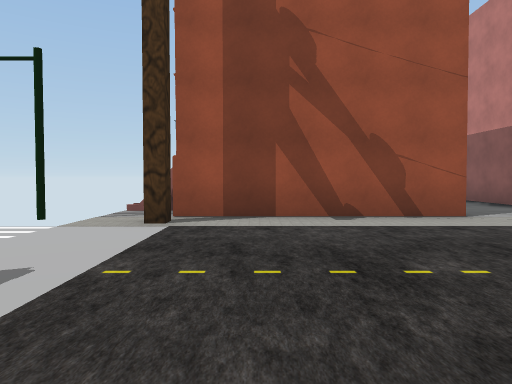
View 1 (above)

16 first-person views from a walk through a Unity game level. The camera is 1.3 m above the floor, tilts 2° down and sees 70° across. The floor is counted in squares, 2 m on a side. Each view is taken from the middle of a square. On the plan, view 1 faces up. The plan holds only what a view shows up to about 11 squares ahead; the rest is blank. The place goes on beyond the plan. The player is left out. Some surface patterns are stand-ins.

View 2
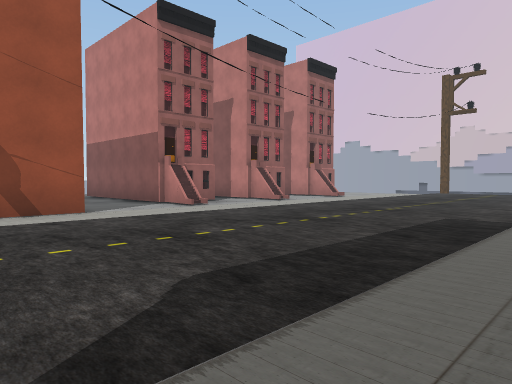

View 3
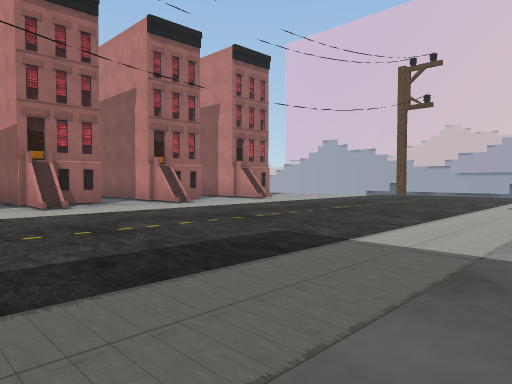

View 4
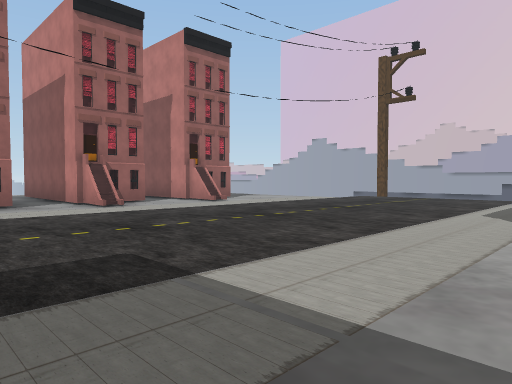

View 5
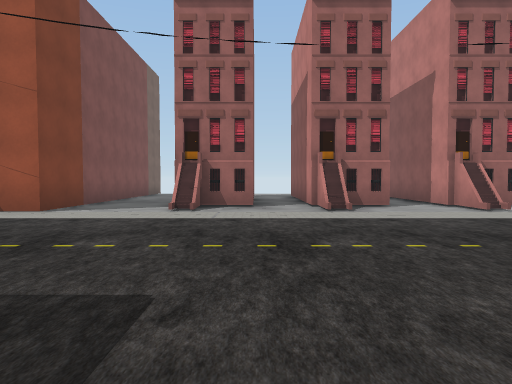

View 6
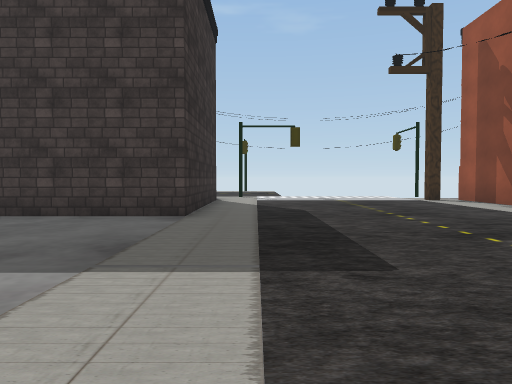

View 7
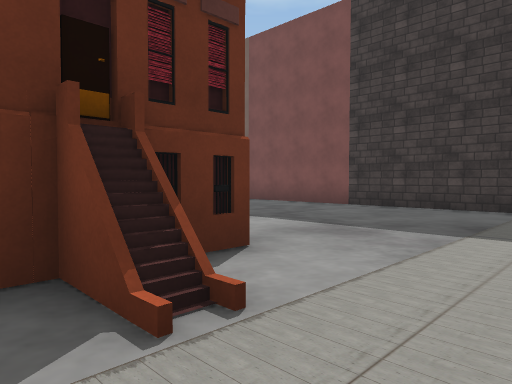

View 8
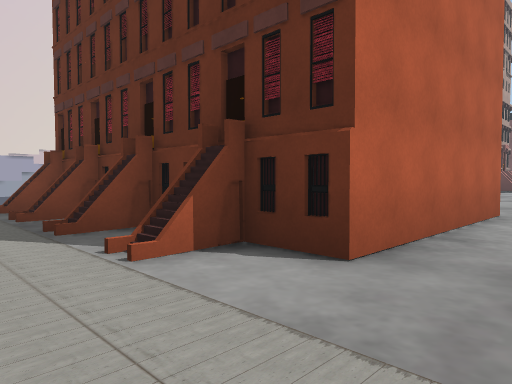

View 9
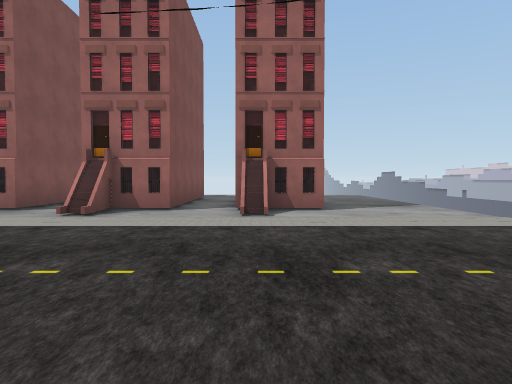

View 10
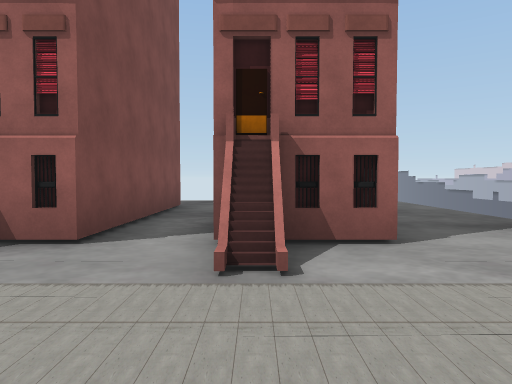

View 11
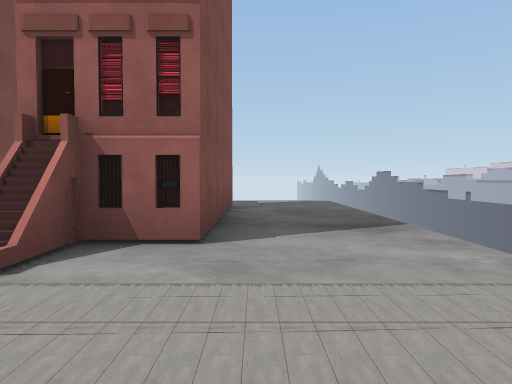

View 12
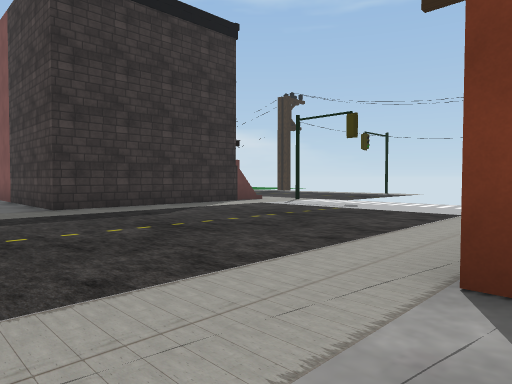

View 13
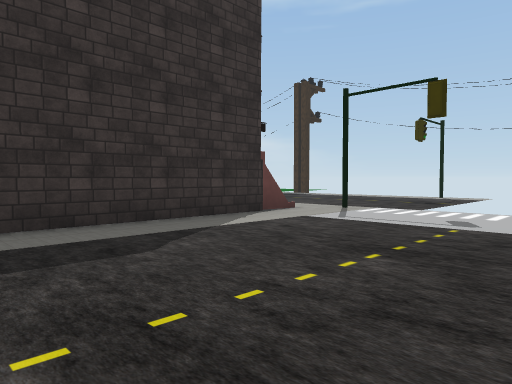

View 14
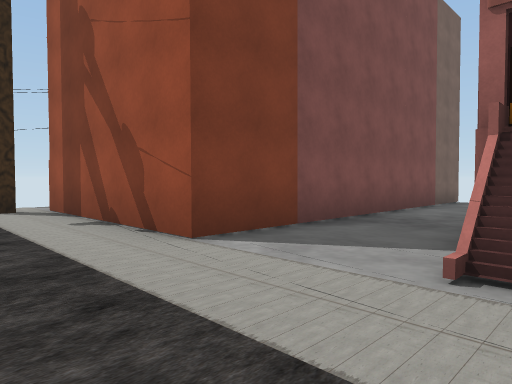

View 15
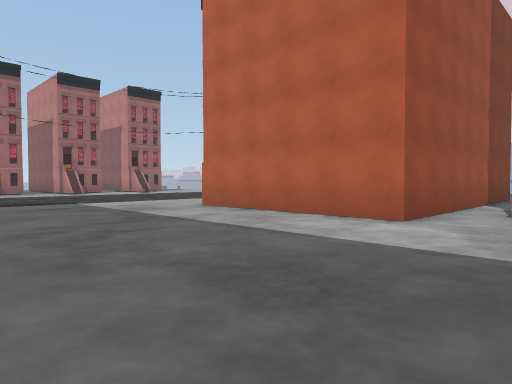

View 16
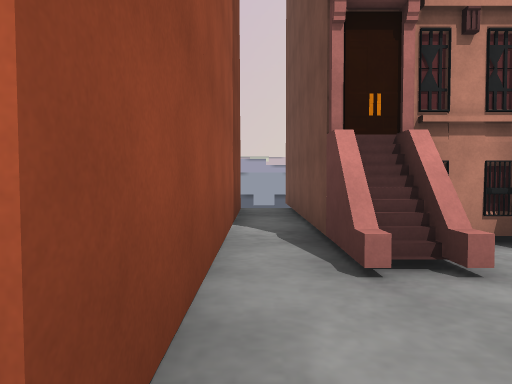

### Floor plan
Points are (right, up) in squares from view 1. A wall is a line through its corners. A room is listed if a view was taken in it or the views show most of it. See-through windows are left out.
Room 1 (views 1, 2, 3, 4, 5, 6, 7, 8, 9, 10, 11, 12, 13, 14, 15, 16)
walls: (11.3, -9.4) (12.4, -9.4) (12.4, -8.9); (11.9, -9.6) (11.9, -8.6); (11.3, -8.7) (17.4, -8.7); (12.1, -9.6) (12.1, -8.6); (12.6, -10.6) (12.6, -9.8); (9.5, -2.6) (10.7, -2.6) (10.7, -1.7); (9.8, -2.6) (10.5, -2.7); (17, -7.7) (9.5, -7.7) (9.5, -2.7) (10.4, -2.5); (10.6, -2.1) (11.3, -2.1); (10.6, -1.9) (11.3, -1.9); (13, -2.4) (13, -1.5); (11.2, -1.7) (11.2, -2.6) (12.6, -2.6) (12.6, -1.7); (12.5, -2.1) (13.1, -2.1); (10.8, -1.5) (10.8, -2.3) (11.2, -2.3) (11.2, -1.5); (13.9, -2.6) (14.5, -2.6) (14.5, -1.7); (12.5, -1.9) (13.1, -1.9); (14.4, -2.1) (15, -2.1); (14.9, -2.4) (14.9, -1.5); (14.4, -1.9) (15, -1.9); (16.4, -1.9) (16.9, -1.9); (-2.4, -1.2) (3.6, -1.2) (3.6, -7.2); (10, 6.8) (10, 7.4) (9.5, 7.4) (9.5, 6.5); (12.6, 6.6) (12.6, 10); (13, 6.7) (13, 7.4) (12.8, 7.4) (12.8, 6.6); (10, 7.2) (9.5, 7.2); (6.1, 7) (6.1, 10.6); (9.3, 7.4) (9.3, 10.2); (13, 7.2) (12.6, 7.2); (11, 7.7) (10, 7.9) (10, 6.9) (9.5, 6.9) (9.5, 7.7); (11.2, 7.7) (10, 7.7); (14.4, 7.7) (13.2, 7.7); (14.4, 7.9) (13.2, 7.7); (7.9, 10.4) (7.9, 7.7) (6.7, 7.7) (6.7, 6.9); (-1.6, 7.7) (-2.8, 7.7); (11.2, 10.5) (11.2, 7.8) (10, 7.6); (14.4, 10.4) (14.4, 7.7) (13.2, 7.9) (13.2, 6.9) (12.6, 6.9); (3.6, 10.5) (3.6, 6.3) (-1.5, 6.3)
low walls: (10.7, -1.7) (11.2, -1.7); (12.6, -1.7) (13.1, -1.7); (14.5, -1.7) (15, -1.7)
ways out: opening at (-3, 0)
objects: other object (-4, 6) to (-3, 6)

Where each view was taken, in squares from view 1:
view 1: 0 up, 0 right, facing up
view 2: 1 down, 1 right, facing up-right
view 3: 2 down, 4 right, facing up-right
view 4: 2 down, 6 right, facing up-right
view 5: 1 down, 8 right, facing up
view 6: 0 up, 10 right, facing left
view 7: 0 up, 12 right, facing down-left
view 8: 0 up, 8 right, facing down-right
view 9: 0 up, 13 right, facing up
view 10: 4 up, 13 right, facing up
view 11: 4 up, 15 right, facing up
view 12: 7 up, 6 right, facing down-left
view 13: 4 up, 4 right, facing down-left
view 14: 4 up, 7 right, facing up-left
view 15: 10 down, 4 right, facing up-right
view 16: 8 down, 9 right, facing right
